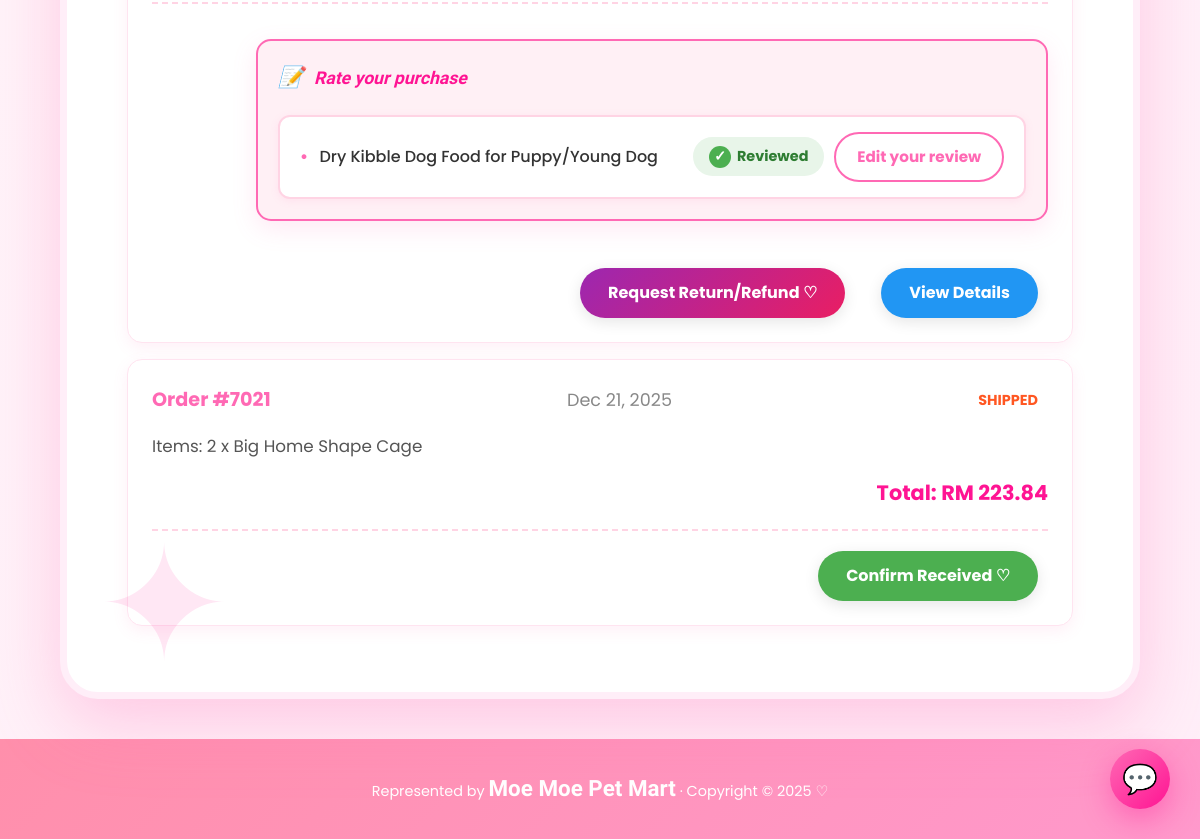
Page /member/my_purchase.php (signed in, lower part) on the earlier database version.
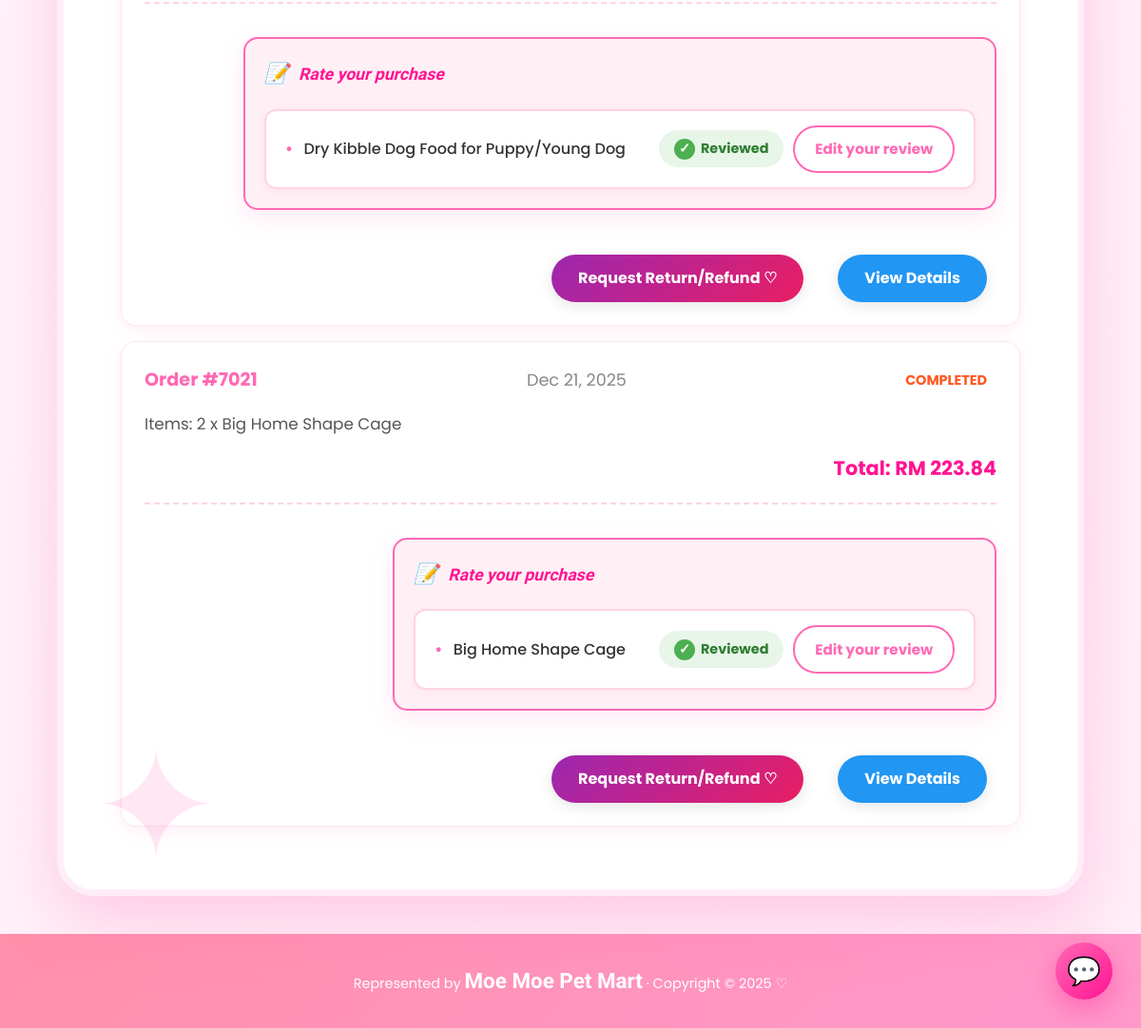
Same page on the later database version.
### tables this page shows
CREATE TABLE `orders` (
  `order_id` int(11) NOT NULL,
  `user_id` int(11) NOT NULL,
  `shipping_address` text DEFAULT NULL,
  `recipient_name` varchar(100) NOT NULL,
  `recipient_phone` varchar(20) NOT NULL,
  `total_amount` decimal(10,2) NOT NULL,
  `shipping_fee` decimal(10,2) DEFAULT 0.00,
  `shipping_region` varchar(20) DEFAULT NULL,
  `payment_method` varchar(50) DEFAULT NULL,
  `card_last4` varchar(4) DEFAULT NULL,
  `qr_code` text DEFAULT NULL,
  `qr_generated_at` datetime DEFAULT NULL,
  `order_date` datetime NOT NULL DEFAULT current_timestamp(),
  `order_status` varchar(50) DEFAULT 'Pending Payment',
  `status` enum('Pending Payment','To Ship','Shipped','Completed','Cancelled','Return/Refund') NOT NULL DEFAULT 'Pending Payment',
  `return_reason` varchar(255) DEFAULT NULL,
  `voucher_code` varchar(50) DEFAULT NULL,
  `discount_amount` decimal(10,2) DEFAULT 0.00
);

CREATE TABLE `order_items` (
  `item_id` int(11) NOT NULL,
  `order_id` int(11) NOT NULL,
  `product_id` int(11) NOT NULL,
  `quantity` int(11) NOT NULL,
  `unit_price` decimal(10,2) NOT NULL
);

CREATE TABLE `product` (
  `product_id` int(11) NOT NULL,
  `product_code` varchar(20) NOT NULL,
  `product_name` varchar(200) NOT NULL,
  `description` text DEFAULT NULL,
  `price` decimal(10,2) NOT NULL,
  `stock_quantity` int(11) DEFAULT 0,
  `category_id` int(11) NOT NULL,
  `is_active` tinyint(1) DEFAULT 1,
  `created_at` datetime DEFAULT current_timestamp(),
  `updated_at` datetime DEFAULT current_timestamp() ON UPDATE current_timestamp(),
  `photo_name` varchar(255) NOT NULL,
  `average_rating` decimal(3,2) DEFAULT 0.00,
  `review_count` int(11) DEFAULT 0
);

### _base.php (called while the page is built, shortened)
<?php
function encode($value) {
    return htmlentities($value);
}
?>

### member/my_purchase.php (the view, shortened to what the changed rows need)
<?php
require '../_base.php';
include '../_head.php';
$user = current_user();
$where = 'WHERE o.user_id = ?';
$params = [$user->id];
$sql = "SELECT o.*, GROUP_CONCAT(CONCAT(oi.quantity, ' x ', p.product_name) SEPARATOR ', ') AS items_summary
        FROM orders o
        LEFT JOIN order_items oi ON o.order_id = oi.order_id
        LEFT JOIN product p ON oi.product_id = p.product_id
        $where
        GROUP BY o.order_id
        ORDER BY o.order_date DESC";
$stm = $_db->prepare($sql);
$stm->execute($params);
$orders = $stm->fetchAll();
?>
<div class="container">
    <?php if (empty($orders)): ?>
        <div class="empty-purchases">
            <div style="font-size: 5rem; margin-bottom: 20px;">🛒</div>
            <p>No purchases in this category yet~ ♡</p>
            <a href="products.php" class="btn btn-primary">Shop Now ♡</a>
        </div>
    <?php else: ?>
        <div class="purchase-list">
            <?php foreach ($orders as $order): ?>
                <div class="purchase-card">
                    <div class="order-header">
                        <span class="order-id">Order #<?= $order->order_id ?></span>
                        <span class="order-date"><?= date('M d, Y', strtotime($order->order_date)) ?></span>
                        <span class="order-status <?= strtolower(str_replace(' ', '-', $order->status)) ?>">
                            <?= $order->order_status ?>
                        </span>
                    </div>
                    <div class="order-items">
                        <p>Items: <?= encode($order->items_summary ?? 'No items') ?></p>
                    </div>
                    <div class="order-total">
                        Total: RM <?= number_format($order->total_amount, 2) ?>
                    </div>
                    <div class="order-actions">
                        <?php if ($order->order_status === 'Pending Payment'): ?>
                            <a href="cancel_order.php?id=<?= $order->order_id ?>" class="btn btn-cancel">Cancel Order ♡</a>
                        <?php elseif ($order->order_status === 'Shipped'): ?>
                            <a href="confirm_receive.php?id=<?= $order->order_id ?>" class="btn btn-receive">Confirm Received ♡</a>
                        <?php elseif ($order->order_status === 'Completed'): ?>
                            <?php
                            $stmt_items = $_db->prepare("
                                SELECT oi.product_id, p.product_name,
                                       pr.review_id,
                                       CASE WHEN pr.review_id IS NOT NULL THEN 1 ELSE 0 END AS has_review
                                FROM order_items oi
                                JOIN product p ON oi.product_id = p.product_id
                                LEFT JOIN product_reviews pr ON pr.product_id = oi.product_id
                                    AND pr.user_id = ?
                                    AND pr.order_id = ?
                                WHERE oi.order_id = ?
                            ");
                            $stmt_items->execute([$user->id, $order->order_id, $order->order_id]);
                            $order_items = $stmt_items->fetchAll();
                            ?>
                            <?php if (!empty($order_items)): ?>
                                <div class="review-section">
                                    <div class="review-section-title">Rate your purchase</div>
                                    <?php foreach ($order_items as $item): ?>
                                        <div class="review-item">
                                            <span class="review-product-name"><?= encode($item->product_name) ?></span>
                                            <?php if ($item->has_review): ?>
                                                <div style="display: flex; gap: 10px; align-items: center;">
                                                    <span class="review-status-reviewed">Reviewed</span>
                                                    <a href="edit_review.php?review_id=<?= $item->review_id ?>"
                                                       class="btn-edit-review">
                                                        Edit your review
                                                    </a>
                                                </div>
                                            <?php endif; ?>
                                        </div>
                                    <?php endforeach; ?>
                                </div>
                            <?php endif; ?>
                            <div class="action-buttons-row">
                                <a href="request_return.php?id=<?= $order->order_id ?>" class="btn btn-return">Request Return/Refund ♡</a>
                                <a href="order_detail.php?id=<?= $order->order_id ?>" class="btn btn-detail">View Details</a>
                            </div>
                        <?php else: ?>
                            <a href="order_detail.php?id=<?= $order->order_id ?>" class="btn btn-detail">View Details</a>
                        <?php endif; ?>
                    </div>
                </div>
            <?php endforeach; ?>
        </div>
    <?php endif; ?>
</div>
<?php include '../_foot.php'; ?>

Differences in the rows shown:
changed orders id 7021: gains order_items (product.product_name "Big Home Shape Cage"); order_status "SHIPPED" → "COMPLETED"; order_status "Confirm Received ♡" → "Rate your purchase Request Return/Refund ♡ View Details"
